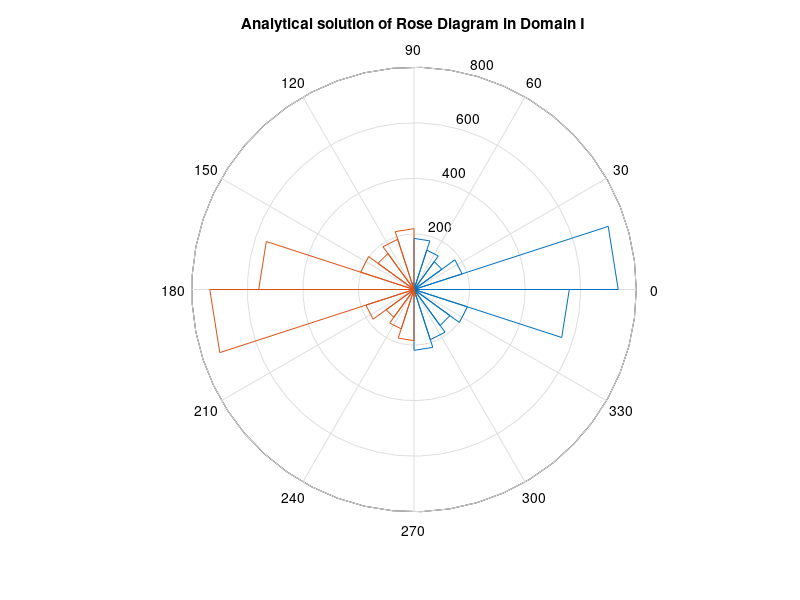

Here is the MATLAB script that generated this plot:
%----------------------------Rose Diagram Generation---------------------------%fileID = fopen('20B.txt','r');sizeK = [2 Inf];Tho=textscan(fileID,'%f %f','Delimiter',';');x=Tho{1}(isfinite(Tho{1}),:);y=Tho{2}(isfinite(Tho{2}),:);n=length(x);%L = sqrt(abs((diff(x(o:e))^2)-((diff(y(o:e))^2))));for     i=1:1:n/2                o=i+(i-1);        e=i*2;        w(i) = atand((diff(x(o:e)))/(diff(y(o:e))));        wm(i) = (atand((diff(x(o:e)))/(diff(y(o:e))))+180);        endrose((w(:)*pi/180));hold onrose((wm(:)*pi/180));title('Analytical solution of Rose Diagram in Domain I')